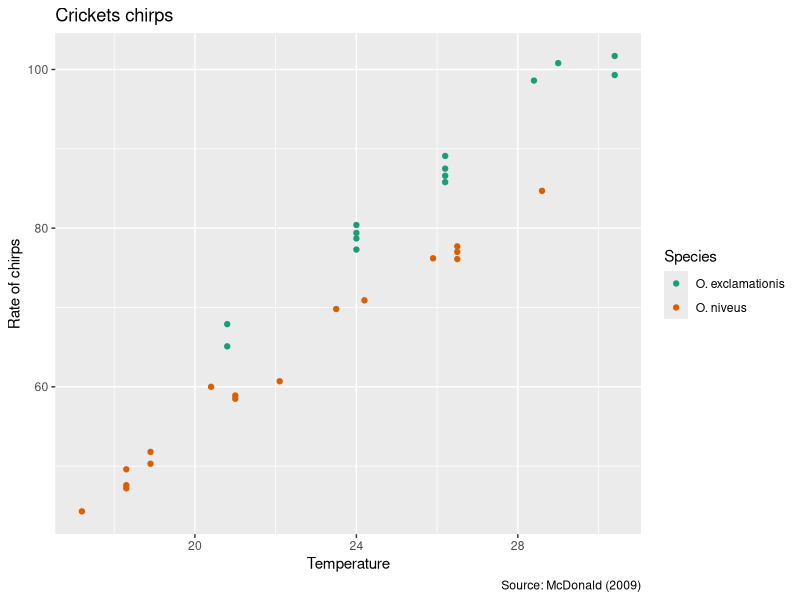
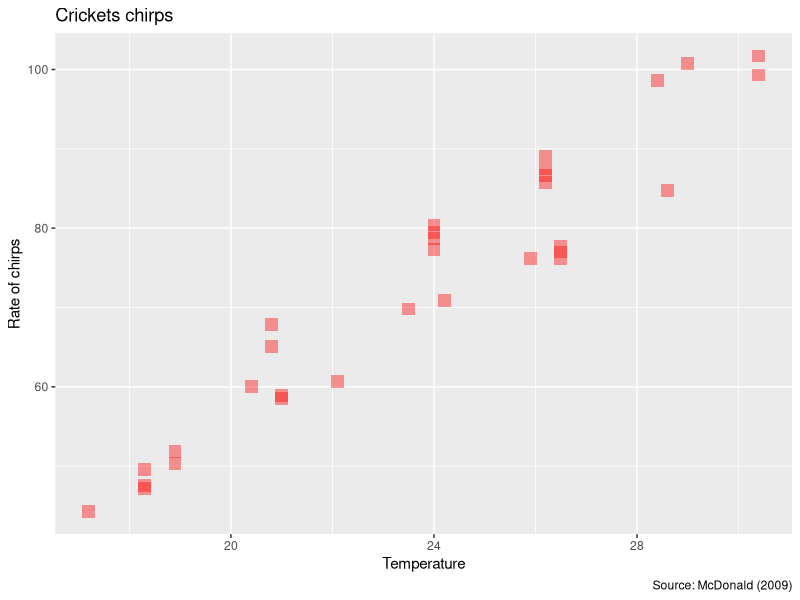
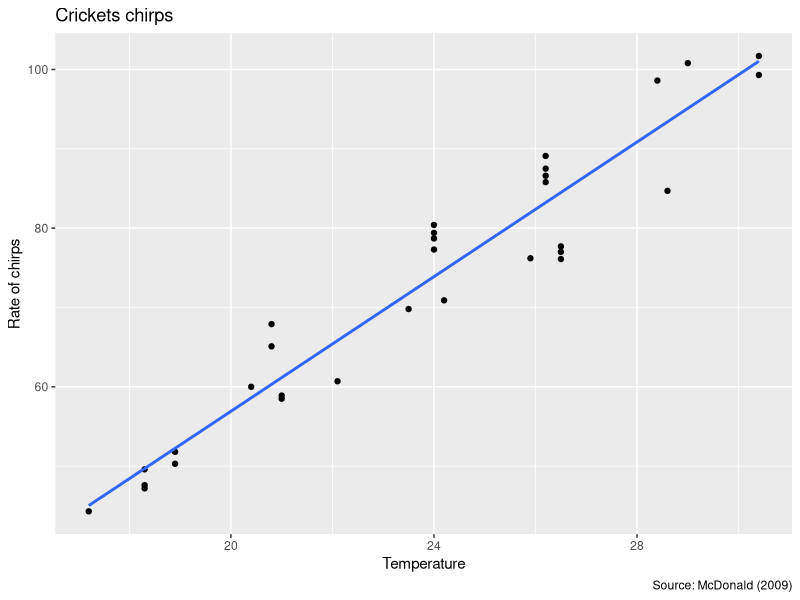
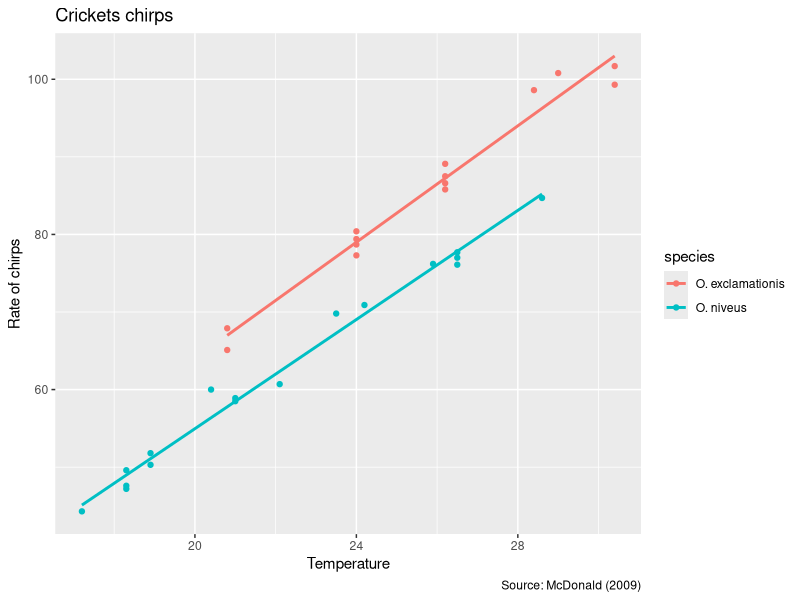
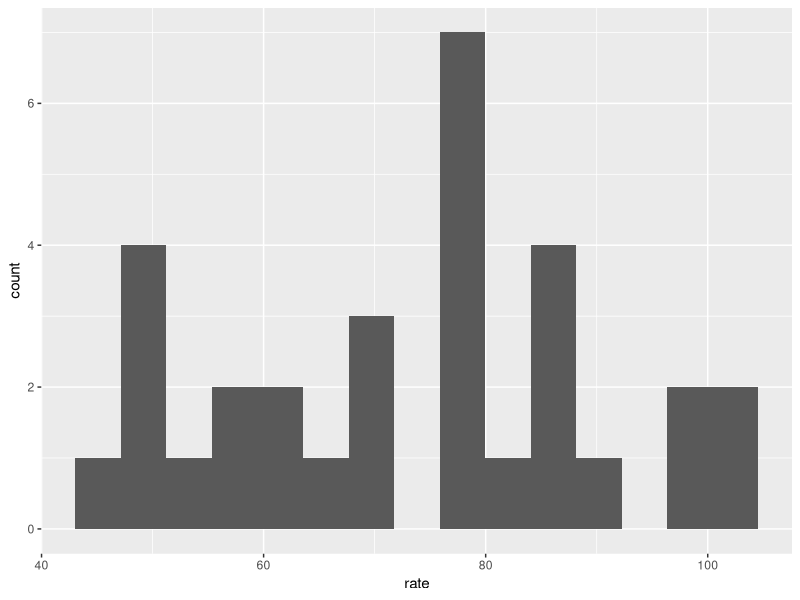
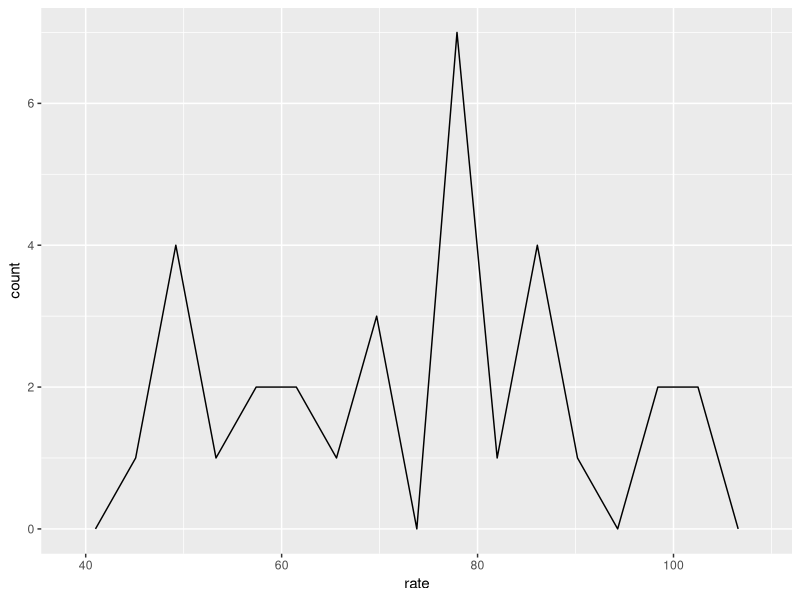
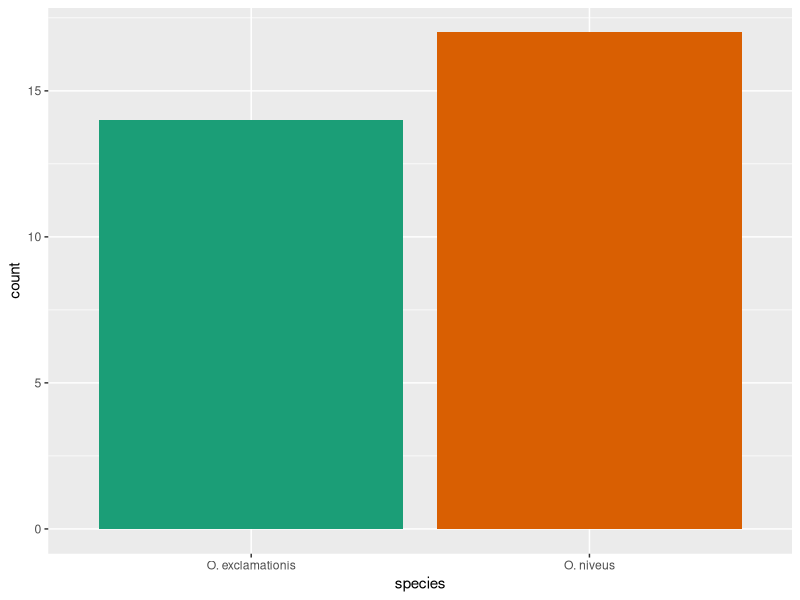
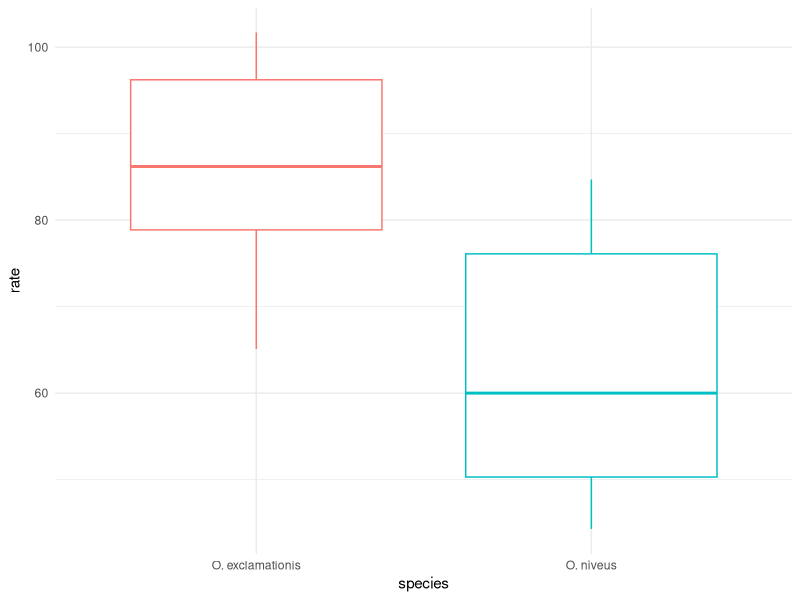

Write R code to recreate these figures, in order. (Note: this script raises an error after producing the figures.)
library(tidyverse)
install.packages("modeldata")
library(modeldata)
?ggplot2
View(crickets)

# Plot basics
ggplot(crickets, aes(x=temp, y=rate,
                     color=species)) +
  geom_point() +
  labs(x = 'Temperature',
       y = 'Rate of chirps',
       color='Species',
       title = 'Crickets chirps',
       caption = 'Source: McDonald (2009)') +
  scale_color_brewer(palette='Dark2')

# Modifying aesthetics
ggplot(crickets, aes(x=temp, y=rate,
                     color=species,
                     )) +
  geom_point(shape = 'square',
             color= 'red',
             alpha = .4,
             size = 4) +
  labs(x = 'Temperature',
       y = 'Rate of chirps',
       title = 'Crickets chirps',
       caption = 'Source: McDonald (2009)')


# Adding more layers
ggplot(crickets, aes(x=temp, y=rate,
                     )) +
  geom_point() +
  geom_smooth(method = 'lm',
              se = FALSE
  )+
  labs(x = 'Temperature',
       y = 'Rate of chirps',
       title = 'Crickets chirps',
       caption = 'Source: McDonald (2009)')

# With more lines for each species

ggplot(crickets, aes(x=temp, y=rate,
                     colour = species
                      )) +
  geom_point() +
  geom_smooth(method = 'lm',
              se = FALSE
              )+
  labs(x = 'Temperature',
       y = 'Rate of chirps',
       title = 'Crickets chirps',
       caption = 'Source: McDonald (2009)')

# Get help using ?geom_point
# Histogram - one quantitative var
ggplot(crickets, aes(x=rate)) +
  geom_histogram(bins = 15)
# Frequency polygon - one quantitative var
ggplot(crickets, aes(x=rate)) +
  geom_freqpoly(bins = 15)

# Bar chart - qualitative/categorical vars
ggplot(crickets, aes(x=species,
                     fill = species)) +
  geom_bar(show.legend = FALSE) +
  scale_fill_brewer(palette = 'Dark2')

# Boxplot - one categorical/qualitative and one quantitative var
ggplot(crickets, aes(x= species,
                     y= rate,
                     colour = species)) +
  geom_boxplot(show.legend = FALSE) +
  scale_fill_brewer(palette = 'Dark2') +
  theme_minimal()

# Faceting
ggplot(crickets, aes(x= rate,
                     fill = species)) +
  geom_histogram(bins=15, show.legend = FALSE) +
  facet_wrap(~species, ncol = 2) +
  scale_fill_brewer(palette = 'Dark2') 
  

# Using base R
df = data.frame(x = rnorm(1000))
head(df)
hist(df$x)

# Using ggplot()
ggplot(df, aes(x)) +
  geom_histogram(bins = 15, 
                 colour ='red')

data("iris")
attach(iris)
iris
View(iris)
str(iris)


summary(iris)
library(ggplot2)
ggplot(iris, aes(x=Sepal.Length, y=Sepal.Width)) +
  geom_point(colour='red')+
  geom_smooth(method='lm',
              se=FALSE) +
  labs(title = 'Sepals',
       x='Sepal Length',
       y='Sepal Width',
       caption = 'Source:')


ggplot(iris, aes(x= Sepal.Length,
                     fill = Species)) +
  geom_histogram(bins=15, show.legend = FALSE) +
  facet_wrap(~Species, ncol = 2) +
  scale_fill_brewer(palette = 'Dark2') 

ggplot(iris, aes(x= Species,
                     y= Sepal.Length,
                     colour = Species)) +
  geom_boxplot(show.legend = FALSE) 

library(dplyr)
summarise(Sepal.Length)

cor.test(Sepal.Length, Sepal.Width)
cor.test(Sepal.Length, Petal.Length)
data = table(Sepal.Length, Species)
barplot(data)
View(data)
